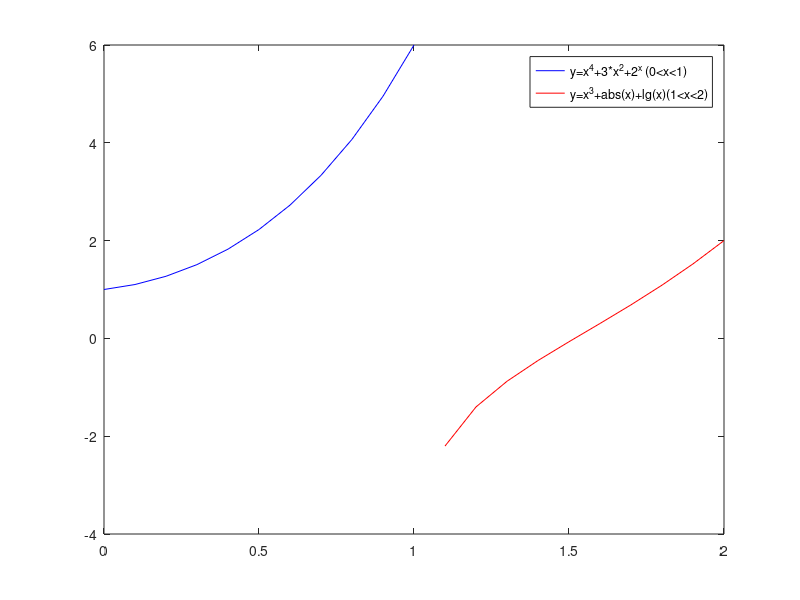

Source code (MATLAB):
x=0:0.1:1;
z=1:0.1:2;
y= x.^4+3*x.^2+2.^x;
g= x.^3+abs(x)+log(x);
plot(x,y,'b;y=x^4+3*x^2+2^x (0<x<1);',z,g,'r;y=x^3+abs(x)+lg(x)(1<x<2);');
